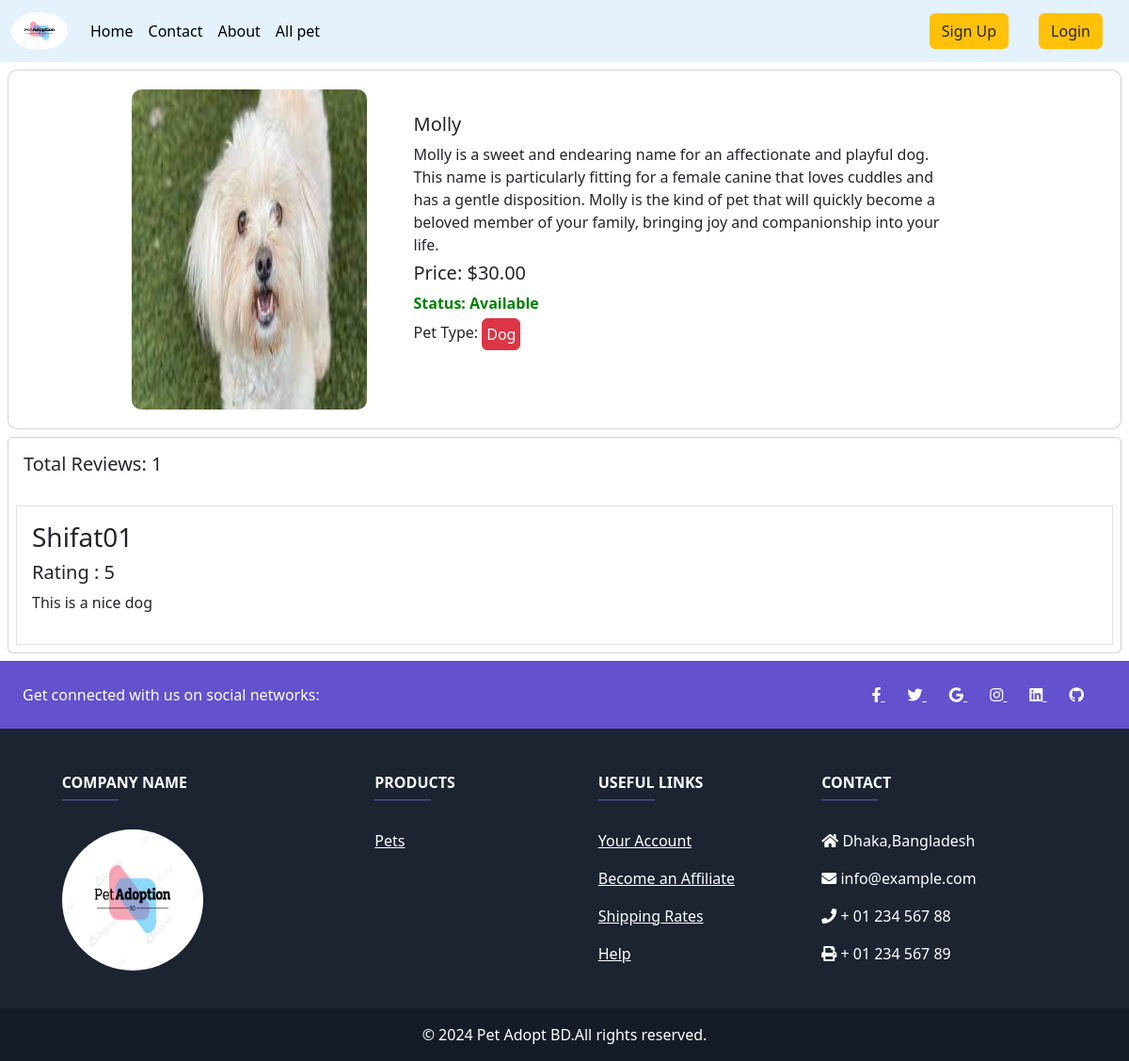
The page /pet_details/11 on the database its author committed.
### pet/models.py (models this page shows, shortened)
class pets(models.Model):
    user = models.ForeignKey(User, on_delete=models.CASCADE)
    name = models.CharField( max_length=50)
    pet_type = models.ForeignKey(pet_category, on_delete=models.CASCADE)
    discription = models.TextField()
    image = models.FileField(upload_to='pet/media/uploads', blank = True, null = True)
    is_available = models.BooleanField(default=True)
    price = models.DecimalField(max_digits=7, decimal_places=2)

class pet_category(models.Model):
    name = models.CharField(max_length=50)
    slug = models.SlugField(max_length=100,unique=True, null=True, blank=True)
    def __str__(self):
        return self.name

class Review(models.Model):
    user = models.ForeignKey(User, on_delete=models.CASCADE)
    pett = models.ForeignKey(pets, on_delete=models.CASCADE)
    ratting = models.CharField( max_length=50, choices=ratting)
    comment = models.TextField()

### Pet_Adoption_Platform/views.py (the view, shortened to what this page needs)
# urls.py: path('pet_details/<int:id>', views.Details.as_view(), name='Details')
class Details(DetailView):
    model = pets  # assuming 'pets' is the name of the model, change if necessary
    pk_url_kwarg = 'id'
    template_name = 'pet_details.html'
    context_object_name = 'details'
    def get_context_data(self, **kwargs):
        context = super().get_context_data(**kwargs)
        pet_model = self.object
        has_adopted_pet = Adopt.objects.filter( a_pets=pet_model).exists()
        if has_adopted_pet:
            reviews = pet_model.review_set.all()
            review_form = ReviewForm()
        else:
            reviews = None
            review_form = None
        context['reviews'] = reviews
        context['review_form'] = review_form
        context['has_adopted_pet'] = has_adopted_pet
        return context

### templates/pet_details.html (shortened to what this page needs)
{% extends "base.html" %}
{% load static %}
{%  load crispy_forms_tags %}
{% block css %}
<link rel="stylesheet" type="text/css" href="{% static 'css/details.css' %}">
{% endblock  %}
{% block content %}
<div class="col-12 p-img">
    <div class="card m-2 p-img pet-card">
        <div class='d-flex align-items-center justify-content-center card-content'>
            <div class="p-img">
                {% if details.image %}
                <img src="{{details.image.url}}" class="card-img-top details-img" alt="...">
                {% else %}
                <img src="" alt="Edit and Upload">
                {% endif %}
            </div>
            <div class="details-info">
                <h5 class="card-title">{{details.name}}</h5>
                <p class="card-text">{{details.discription}}</p>
                <h5 class="card-title price">Price: ${{details.price}}</h5>
                {% if details.is_available %}
                    <p class="status available">Status: Available</p>
                {% else %}
                    <p class="status not-available">Status: Not Available</p>
                {% endif %}
                <p class="pet-type">Pet Type: <button class="btn type p-1 m-0 btn-danger">{{details.pet_type}}</button></p>
            </div>
        </div>
    </div>
</div>
<div class="card m-2">
    <h5 class="p-3">Total Reviews: {{ reviews | length }}</h5>
    {% for review in reviews %}
        <div class="card-body border m-2">
            <h3>{{ review.user.username }} </h3>
            <h5>Rating : {{ review.ratting }}</h5>
            <p>{{ review.comment }}</p>
        </div>
    {% endfor %}
</div>
        {% include "fotter.html" %}
{% endblock  %}

### static/css/home.css (style rules this page uses)
.details-img { width: 250px; height: 340px; border-radius: 10px; position: relative; right: 30px; }

### static/css/details.css (style rules this page uses)
.pet-card { border-radius: 10px; overflow: hidden; }
.card-content { padding: 20px; }
.details-img { max-width: 100%; height: auto; border-radius: 8px; }
.details-info { width: 50%; margin: 0 20px; }
.price { position: relative; bottom: 10px; }
.status { font-weight: bold; position: relative; bottom: 10px; }
.available { color: green; }
.pet-type { position: relative; bottom: 22px; }
.type { padding: 0px; }

### rows shown on the page
pets: image (picture), name "Molly", discription "Molly is a sweet and endearing name for an affectionate and playful dog. This name is particularly fitting for a female canine that loves cuddles and has a gentle disposition. Molly is the kind of pet that will quickly become a beloved member of your family, bringing joy and companionship into your life.", price "30.00", pet_type "Dog"
Review: user.username "Shifat01", ratting "5", comment "This is a nice dog"

### other values the page prints
{{ reviews | length }} "1"
